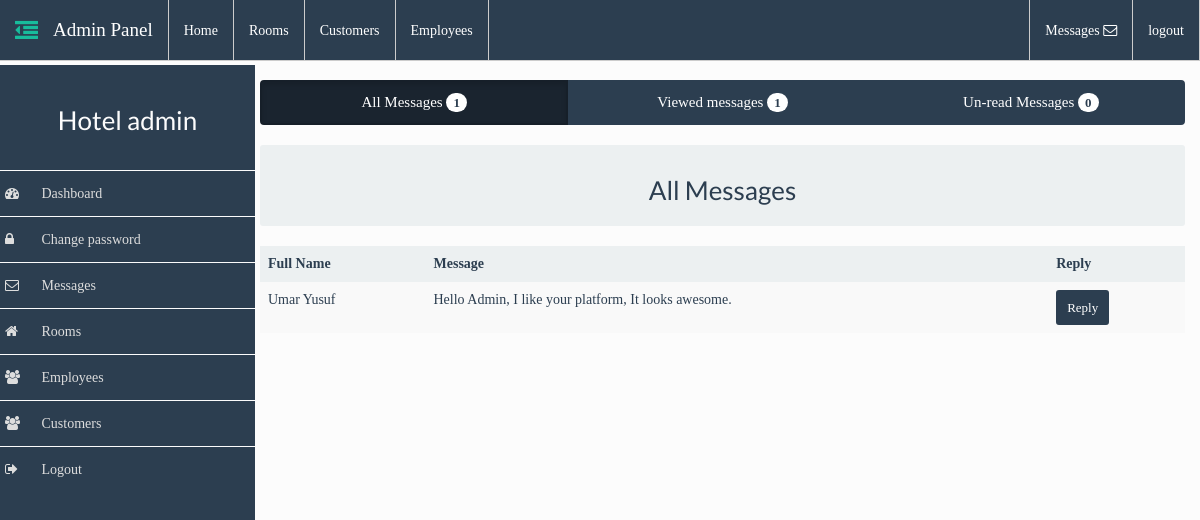
The page /admin/admin.php?action=messages (signed in) on the database its author committed.
### tables this page shows
CREATE TABLE `users` (
  `id` int(11) NOT NULL,
  `firstname` varchar(50) NOT NULL,
  `lastname` varchar(50) NOT NULL,
  `username` varchar(50) NOT NULL,
  `password` varchar(50) NOT NULL,
  `phone` text NOT NULL,
  `email` varchar(50) NOT NULL,
  `gender` text NOT NULL,
  `city` varchar(30) NOT NULL,
  `country` varchar(30) NOT NULL,
  `state` varchar(30) NOT NULL,
  `picture` varchar(50) NOT NULL DEFAULT 'user.jpg'
);

CREATE TABLE `admin_messages` (
  `message_id` int(11) NOT NULL,
  `user_id` int(11) NOT NULL,
  `content` text NOT NULL,
  `viewed` int(11) NOT NULL DEFAULT '0'
);

### admin/includes/messages.php (the view)
<div class="row">
	<div class="col-md-12">
		<div class="btn-group btn-group-justified">
		  <a href="admin.php?action=messages" class="btn btn-primary active">All Messages
				<?php
          $query = mysqli_query($dbc, "SELECT COUNT(`message_id`) FROM `admin_messages`");
          $data = mysqli_fetch_array($query);
          echo "<span class='badge'>" .$data[0] ."</span>";
        ?>
		  </a>
		  <a href="admin.php?action=read_messages" class="btn btn-primary">Viewed messages
				<?php
          $query = mysqli_query($dbc, "SELECT COUNT(`message_id`) FROM `admin_messages` WHERE viewed='1'");
          $data6 = mysqli_fetch_array($query);
          echo "<span class='badge'>" .$data6[0] ."</span>";
        ?>
		  </a>
		  <a href="admin.php?action=un_read_messages" class="btn btn-primary">Un-read Messages
		  <?php
        $query = mysqli_query($dbc, "SELECT  COUNT(`message_id`) FROM `admin_messages` WHERE viewed='0'");
        $data4 = mysqli_fetch_array($query);
        echo "<span class='badge text-info'>" .$data4[0] ."</span>";
      ?>
      </a>
		</div>
	</div>
</div>
<br>
<div class="row">
	<div class="col-md-12">
		<header class="well well-sm">
			<h3 class="text-center">All Messages</h3>
		</header>
	</div>
</div>
<div class="row">
	<div class="col-md-12">
		<table class="table table-striped">
			<thead>
				<tr class="active">
					<th>Full Name</th>
					<th>Message</th>
					<th>Reply</th>
				</tr>
			</thead>
			<tbody>
				<?php
				$query = mysqli_query($dbc, "SELECT * FROM admin_messages");
				while ($row = mysqli_fetch_array($query)) {
					$user_id = $row['user_id'];
				?>
				<tr>
					<td>
						<?php
							$q = mysqli_query($dbc, "SELECT firstname, lastname FROM `users` WHERE id=".$row["user_id"]);
							while ($data = mysqli_fetch_array($q)) {
								echo $data["firstname"] . " ". $data["lastname"];
							}
						?>
					</td>
					<td><?php echo $row["content"]; ?></td>
					<td><a href="admin.php?action=view_new_msg&id=<?php echo $row['message_id']; ?>&user_id=<?php echo $user_id ?>" class="btn btn-primary btn-sm">Reply</a></td>
				</tr>
				<?php } ?>
			</tbody>
		</table>
	</div>
</div>

### assets/css/sidebar.css (style rules this page uses)
* { box-sizing: border-box; -webkit-box-sizing: border-box; -moz-box-sizing: border-box; }
body { padding-top: 55px; }

### assets/css/styles.css (style rules this page uses)
* { -webkit-box-sizing: border-box; box-sizing: border-box; }
body { font-family: ubuntu; font-size: 140%; -webkit-box-sizing: border-box; box-sizing: border-box; background-color: #fcfcfc; padding-top: 65px; }

### rows shown on the page
admin_messages: content "Hello Admin, I like your platform, It looks awesome."
users: firstname "Umar", lastname "Yusuf"

### other values the page prints
$_SESSION['admin'] "admin"
$data[0] "1"
$data6[0] "1"
$data4[0] "0"
